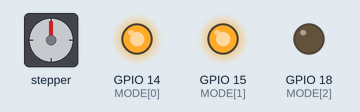
This program was run on a simulated Raspberry Pi (BCM pin numbers). On the bench: stepper motor, output pins drawn as LEDs (lit = HIGH). Pins used as bus, display or sensor lines are not drawn. At 51.0 s the program stops and its outputs stay as they are.

Above: at 0.05 s.
At 0.6 s:
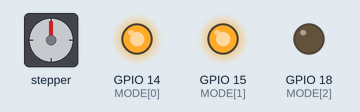
At 0.9 s:
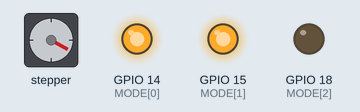
At 1.25 s:
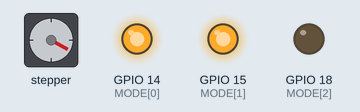
At 1.85 s:
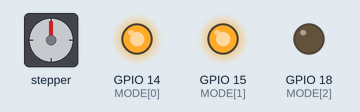
At 2.5 s:
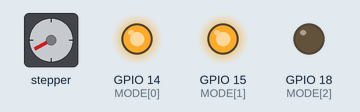
Timing chart, 0 to 3.0 s (numbered marks = the images above):
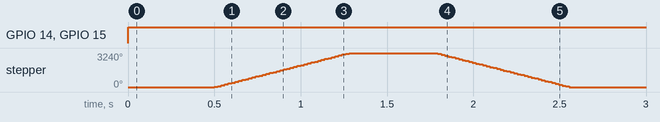

Measured:
- by itself, GPIO 14 (MODE[0]), GPIO 15 (MODE[1]): LOW → HIGH at 0.00 s
- by itself, stepper: turns 3240° clockwise in 0.78 s, then 3240° counter-clockwise in 0.78 s, repeating every 2.5 s

The program:

watchwinder.py
```python
#!/usr/bin/python
from time import sleep
import RPi.GPIO as GPIO

DIR = 20       # Direction GPIO Pin
STEP = 21      # Step GPIO Pin
CW = 1         # Clockwise Rotation
CCW = 0        # Counterclockwise Rotation
SPR = 200       # Steps per Revolution (360 / 1.8)

GPIO.setwarnings(False)
GPIO.setmode(GPIO.BCM)
GPIO.setup(DIR, GPIO.OUT)
GPIO.setup(STEP, GPIO.OUT)
GPIO.output(DIR, CW)

MODE = (14, 15, 18) # Microstep Resolution GPIO Pins
GPIO.setup(MODE, GPIO.OUT)
RESOLUTION = {'Full': (0, 0, 0),
              'Half': (1, 0, 0),
              '1/4': (0, 1, 0),
              '1/8': (1, 1, 0),
              '1/16': (0, 0, 1),
              '1/32': (1, 0, 1)}

GPIO.output(MODE, RESOLUTION['1/8'])

step_count = SPR * 9
delay = .005 / 24

counter = 0

while counter < 20:
    GPIO.output(DIR, CW)
    sleep(.5)

    for x in range(step_count):
        GPIO.output(STEP, GPIO.HIGH)
        sleep(delay)
        GPIO.output(STEP, GPIO.LOW)
        sleep(delay)

    GPIO.output(DIR, CCW)
    sleep(.5)

    for x in range(step_count):
        GPIO.output(STEP, GPIO.HIGH)
        sleep(delay)
        GPIO.output(STEP, GPIO.LOW)
        sleep(delay)

    counter = counter + 1
```
